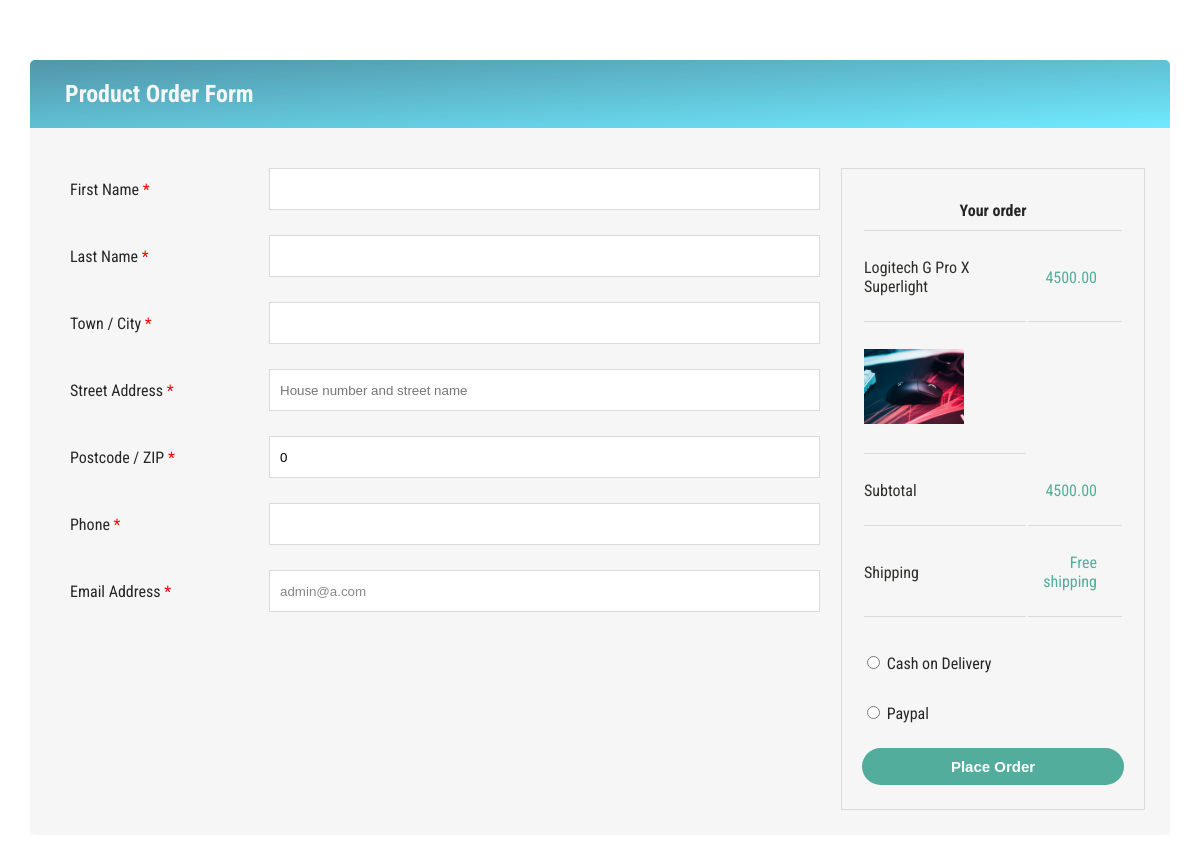
The page /checkout.php?number=18&type=product (signed in) on the database its author committed.
### tables this page shows
CREATE TABLE `users` (
  `id` int(11) NOT NULL,
  `username` varchar(50) NOT NULL,
  `email` varchar(50) NOT NULL,
  `password` varchar(50) NOT NULL,
  `role` varchar(10) NOT NULL DEFAULT 'user',
  `firstName` varchar(30) NOT NULL,
  `lastName` varchar(30) NOT NULL,
  `address` varchar(30) NOT NULL,
  `city` varchar(30) NOT NULL,
  `phone` varchar(30) NOT NULL,
  `zip` int(11) NOT NULL
);

CREATE TABLE `product` (
  `id` int(11) NOT NULL,
  `Name` varchar(50) NOT NULL,
  `Category` varchar(15) NOT NULL,
  `ShortDescription` varchar(150) NOT NULL,
  `LongDescription` varchar(3000) NOT NULL,
  `Price` decimal(9,2) NOT NULL,
  `img` varchar(1000) NOT NULL,
  `selling` varchar(20) NOT NULL
);

### checkout.php (the view, shortened to what this page needs)
<?php
include("Connection.php");
if (isset($_SESSION['id'])) {
  if ($_GET['number']) {
    $product_id = $_GET['number'];
    $type = $_GET['type'];
  }
  $myquery = "select * from `$type` where id = '$product_id'";
  $result = mysqli_query($con, $myquery);
  $row = mysqli_fetch_array($result);
  $user_id = $_SESSION['id'];
  $myquery_user = "select * from `users` where id = '$user_id'";
  $result_user = mysqli_query($con, $myquery_user);
  $row_user = mysqli_fetch_array($result_user);
} else {
  header('location: Rpage.php');
}
?>
<!DOCTYPE html>
<html lang="en">
<head>
  <link rel="stylesheet" href="css/checkout/style.css">
</head>
<body>
  <div class="container">
    <div class="title">
      <h2>Product Order Form</h2>
    </div>
    <form class="d-flex" method="POST">
      <div class="form">
        <label>
          <span class="fname">First Name <span class="required">*</span></span>
          <input type="text" name="firstName" value="<?php echo ($row_user['firstName']) ?>" readonly>
        </label>
        <label>
          <span class="lname">Last Name <span class="required">*</span></span>
          <input type="text" name="lastName" value="<?php echo ($row_user['lastName']) ?>" readonly>
        </label>
        <?php
        if ($type != "plans") {
        ?>
          <label>
            <span>Town / City <span class="required">*</span></span>
            <input style="color:black" type="text" name="city" value="<?php echo ($row_user['city']) ?>" required>
          </label>
          <label>
            <span>Street Address <span class="required">*</span></span>
            <input style="color:black" type="text" name="address" placeholder="House number and street name" value="<?php echo ($row_user['address']) ?>" required>
          </label>
          <label>
            <span>Postcode / ZIP <span class="required">*</span></span>
            <input style="color:black" type="text" name="zip" value="<?php echo ($row_user['zip']) ?>" required>
          </label>
        <?php
        }
        ?>
        <label>
          <span>Phone <span class="required">*</span></span>
          <input type="tel" name="phone" value="<?php echo ($row_user['phone']) ?> " readonly>
        </label>
        <label>
          <span>Email Address <span class="required">*</span></span>
          <input type="email" name="email" value="<?php echo ($row_user['email']) ?> " readonly>
        </label>
      </div>
      <div class="Yorder">
        <table>
          <tr>
            <th colspan="2">Your order</th>
          </tr>
          <tr>
            <td><?php echo ($row['Name']) ?></td>
            <td><?php echo ($row['Price']) ?></td>
          </tr>
          <tr>
            <?php
            if ($type != "plans") {
            ?>
              <td><img style="width: 100px" src="productsImg/<?php echo ($row['img']) ?>"></td>
            <?php }
            ?>
          </tr>
          <tr>
            <td>Subtotal</td>
            <td><?php echo ($row['Price']) ?></td>
          </tr>
          <?php if ($type != "plans") {  ?>
            <tr>
              <td>Shipping</td>
              <td>Free shipping</td>
            </tr>
          <?php } ?>
        </table><br>
        <?php if (isset($type)) {
          if ($type != "coaches" && $type != "plans") {
        ?>
            <div>
              <input type="radio" name="dbt" value="cd" required> Cash on Delivery
            </div>
        <?php }
        } ?>
        <div>
          <input type="radio" name="dbt" value="cd" required> Paypal
        </div>
        <button name="submit" type="submit">Place Order</button>
      </div>
    </form>
  </div>
</body>
</html>

### css/checkout/style.css (style rules this page uses)
body { background: url("http://all4desktop.com/data_images/original/4236532-background-images.jpg"); font-family: "Roboto Condensed", sans-serif; color: #262626; margin: 5% 0; }
.container { width: 100%; padding-right: 15px; padding-left: 15px; margin-right: auto; margin-left: auto; }
@media (min-width: 1200px) { .container { max-width: 1140px; } }
.d-flex { display: flex; flex-direction: row; background: #f6f6f6; border-radius: 0 0 5px 5px; padding: 25px; }
.form { flex: 6; }
.Yorder { flex: 2; }
.title { background: -webkit-gradient( linear, left top, right bottom, color-stop(0, #5195a8), color-stop(100, #70eaff) ); background: -moz-linear-gradient(top left, #5195a8 0%, #70eaff 100%); background: -ms-linear-gradient(top left, #5195a8 0%, #70eaff 100%); background: -o-linear-gradient(top left, #5195a8 0%, #70eaff 100%); background: linear-gradient(to bottom right, #5195a8 0%, #70eaff 100%); border-radius: 5px 5px 0 0; padding: 20px; color: #f6f6f6; }
h2 { margin: 0; padding-left: 15px; }
.required { color: red; }
label, table { display: block; margin: 15px; }
label > span { float: left; width: 25%; margin-top: 12px; padding-right: 10px; }
input[type="text"], input[type="tel"], input[type="email"], select { width: 70%; height: 30px; padding: 5px 10px; margin-bottom: 10px; border: 1px solid #dadada; color: #888; }
.Yorder { margin-top: 15px; height: 600px; padding: 20px; border: 1px solid #dadada; }
table { margin: 0; padding: 0; }
th { border-bottom: 1px solid #dadada; padding: 10px 0; }
tr > td:nth-child(1) { text-align: left; color: #2d2d2a; }
tr > td:nth-child(2) { text-align: right; color: #52ad9c; }
td { border-bottom: 1px solid #dadada; padding: 25px 25px 25px 0; }
.Yorder > div { padding: 15px 0; }
button { width: 100%; margin-top: 10px; padding: 10px; border: none; border-radius: 30px; background: #52ad9c; color: #fff; font-size: 15px; font-weight: bold; }

### rows shown on the page
users: zip "0", email "admin@a.com"
product: Name "Logitech G Pro X Superlight", Price "4500.00", img (picture)
